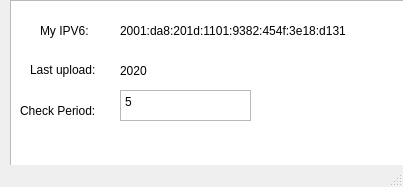
<?xml version="1.0" encoding="UTF-8"?>
<ui version="4.0">
 <class>MainWindow</class>
 <widget class="QMainWindow" name="MainWindow">
  <property name="geometry">
   <rect>
    <x>0</x>
    <y>0</y>
    <width>403</width>
    <height>187</height>
   </rect>
  </property>
  <property name="windowTitle">
   <string>MainWindow</string>
  </property>
  <widget class="QWidget" name="centralwidget">
   <widget class="QListWidget" name="listWidget">
    <property name="geometry">
     <rect>
      <x>10</x>
      <y>0</y>
      <width>401</width>
      <height>281</height>
     </rect>
    </property>
   </widget>
   <widget class="QTextEdit" name="textEdit_period">
    <property name="geometry">
     <rect>
      <x>120</x>
      <y>90</y>
      <width>131</width>
      <height>31</height>
     </rect>
    </property>
    <property name="html">
     <string>&lt;!DOCTYPE HTML PUBLIC &quot;-//W3C//DTD HTML 4.0//EN&quot; &quot;http://www.w3.org/TR/REC-html40/strict.dtd&quot;&gt;
&lt;html&gt;&lt;head&gt;&lt;meta name=&quot;qrichtext&quot; content=&quot;1&quot; /&gt;&lt;style type=&quot;text/css&quot;&gt;
p, li { white-space: pre-wrap; }
&lt;/style&gt;&lt;/head&gt;&lt;body style=&quot; font-family:'SimSun'; font-size:9pt; font-weight:400; font-style:normal;&quot;&gt;
&lt;p style=&quot; margin-top:0px; margin-bottom:0px; margin-left:0px; margin-right:0px; -qt-block-indent:0; text-indent:0px;&quot;&gt;5&lt;/p&gt;&lt;/body&gt;&lt;/html&gt;</string>
    </property>
   </widget>
   <widget class="QLabel" name="label">
    <property name="geometry">
     <rect>
      <x>40</x>
      <y>20</y>
      <width>61</width>
      <height>21</height>
     </rect>
    </property>
    <property name="text">
     <string>My IPV6:</string>
    </property>
   </widget>
   <widget class="QLabel" name="label_2">
    <property name="geometry">
     <rect>
      <x>30</x>
      <y>60</y>
      <width>71</width>
      <height>20</height>
     </rect>
    </property>
    <property name="text">
     <string>Last upload:</string>
    </property>
   </widget>
   <widget class="QLabel" name="label_3">
    <property name="geometry">
     <rect>
      <x>20</x>
      <y>100</y>
      <width>91</width>
      <height>21</height>
     </rect>
    </property>
    <property name="text">
     <string>Check Period:</string>
    </property>
   </widget>
   <widget class="QLabel" name="label_ipv6">
    <property name="geometry">
     <rect>
      <x>120</x>
      <y>20</y>
      <width>231</width>
      <height>21</height>
     </rect>
    </property>
    <property name="text">
     <string>2001:da8:201d:1101:9382:454f:3e18:d131</string>
    </property>
   </widget>
   <widget class="QLabel" name="label_last_update">
    <property name="geometry">
     <rect>
      <x>120</x>
      <y>60</y>
      <width>221</width>
      <height>21</height>
     </rect>
    </property>
    <property name="text">
     <string>2020</string>
    </property>
   </widget>
  </widget>
  <widget class="QMenuBar" name="menubar">
   <property name="geometry">
    <rect>
     <x>0</x>
     <y>0</y>
     <width>403</width>
     <height>23</height>
    </rect>
   </property>
  </widget>
  <widget class="QStatusBar" name="statusbar"/>
 </widget>
 <resources/>
 <connections/>
</ui>
